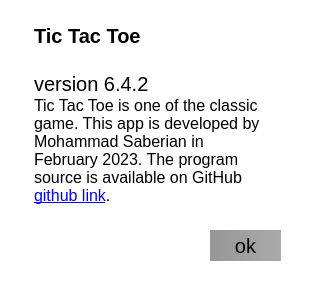
<?xml version="1.0" encoding="UTF-8"?>
<ui version="4.0">
 <class>MainWindow</class>
 <widget class="QMainWindow" name="MainWindow">
  <property name="geometry">
   <rect>
    <x>0</x>
    <y>0</y>
    <width>322</width>
    <height>308</height>
   </rect>
  </property>
  <property name="minimumSize">
   <size>
    <width>322</width>
    <height>308</height>
   </size>
  </property>
  <property name="maximumSize">
   <size>
    <width>322</width>
    <height>308</height>
   </size>
  </property>
  <property name="mouseTracking">
   <bool>false</bool>
  </property>
  <property name="tabletTracking">
   <bool>false</bool>
  </property>
  <property name="acceptDrops">
   <bool>false</bool>
  </property>
  <property name="windowTitle">
   <string>MainWindow</string>
  </property>
  <property name="styleSheet">
   <string notr="true">background-color: white; border: none;</string>
  </property>
  <widget class="QWidget" name="centralwidget">
   <widget class="QTextEdit" name="textEdit">
    <property name="geometry">
     <rect>
      <x>30</x>
      <y>20</y>
      <width>241</width>
      <height>221</height>
     </rect>
    </property>
    <property name="font">
     <font>
      <pointsize>15</pointsize>
     </font>
    </property>
    <property name="styleSheet">
     <string notr="true">background-color: transparent; border: none;</string>
    </property>
    <property name="readOnly">
     <bool>true</bool>
    </property>
    <property name="html">
     <string>&lt;!DOCTYPE HTML PUBLIC &quot;-//W3C//DTD HTML 4.0//EN&quot; &quot;http://www.w3.org/TR/REC-html40/strict.dtd&quot;&gt;
&lt;html&gt;&lt;head&gt;&lt;meta name=&quot;qrichtext&quot; content=&quot;1&quot; /&gt;&lt;meta charset=&quot;utf-8&quot; /&gt;&lt;style type=&quot;text/css&quot;&gt;
p, li { white-space: pre-wrap; }
hr { height: 1px; border-width: 0; }
li.unchecked::marker { content: &quot;\2610&quot;; }
li.checked::marker { content: &quot;\2612&quot;; }
&lt;/style&gt;&lt;/head&gt;&lt;body style=&quot; font-family:'Segoe UI'; font-size:15pt; font-weight:400; font-style:normal;&quot;&gt;
&lt;p style=&quot; margin-top:0px; margin-bottom:0px; margin-left:0px; margin-right:0px; -qt-block-indent:0; text-indent:0px;&quot;&gt;&lt;span style=&quot; font-weight:700;&quot;&gt;Tic Tac Toe&lt;/span&gt;&lt;/p&gt;
&lt;p style=&quot;-qt-paragraph-type:empty; margin-top:0px; margin-bottom:0px; margin-left:0px; margin-right:0px; -qt-block-indent:0; text-indent:0px; font-weight:700;&quot;&gt;&lt;br /&gt;&lt;/p&gt;
&lt;p style=&quot; margin-top:0px; margin-bottom:0px; margin-left:0px; margin-right:0px; -qt-block-indent:0; text-indent:0px;&quot;&gt;version 6.4.2&lt;/p&gt;
&lt;p style=&quot; margin-top:0px; margin-bottom:0px; margin-left:0px; margin-right:0px; -qt-block-indent:0; text-indent:0px;&quot;&gt;&lt;span style=&quot; font-size:12pt;&quot;&gt;Tic Tac Toe is one of the classic game. This app is developed by Mohammad Saberian in February 2023. The program source is available on GitHub &lt;/span&gt;&lt;a href=&quot;https://github.com/MSaberian/PyLearnGUI/tree/main/PyLearnGUITicTacToe&quot;&gt;&lt;span style=&quot; font-size:12pt; text-decoration: underline; color:#0000ff;&quot;&gt;github link&lt;/span&gt;&lt;/a&gt;&lt;span style=&quot; font-size:12pt;&quot;&gt;.&lt;/span&gt;&lt;/p&gt;&lt;/body&gt;&lt;/html&gt;</string>
    </property>
   </widget>
   <widget class="QPushButton" name="btn_ok">
    <property name="geometry">
     <rect>
      <x>210</x>
      <y>230</y>
      <width>71</width>
      <height>31</height>
     </rect>
    </property>
    <property name="font">
     <font>
      <pointsize>15</pointsize>
     </font>
    </property>
    <property name="styleSheet">
     <string notr="true">background-color: qlineargradient(spread:pad, x1:0, y1:0, x2:1, y2:0, stop:0 rgba(150, 150, 150, 255), stop:1 rgba(170, 170, 170, 255))
</string>
    </property>
    <property name="text">
     <string>ok</string>
    </property>
   </widget>
   <widget class="QLabel" name="label">
    <property name="geometry">
     <rect>
      <x>170</x>
      <y>10</y>
      <width>91</width>
      <height>81</height>
     </rect>
    </property>
    <property name="sizePolicy">
     <sizepolicy hsizetype="Expanding" vsizetype="Expanding">
      <horstretch>0</horstretch>
      <verstretch>0</verstretch>
     </sizepolicy>
    </property>
    <property name="text">
     <string/>
    </property>
    <property name="pixmap">
     <pixmap>tic tac toe.jpeg</pixmap>
    </property>
    <property name="scaledContents">
     <bool>true</bool>
    </property>
    <property name="alignment">
     <set>Qt::AlignCenter</set>
    </property>
   </widget>
  </widget>
  <widget class="QMenuBar" name="menubar">
   <property name="geometry">
    <rect>
     <x>0</x>
     <y>0</y>
     <width>322</width>
     <height>22</height>
    </rect>
   </property>
  </widget>
  <widget class="QStatusBar" name="statusbar"/>
 </widget>
 <resources/>
 <connections/>
</ui>
